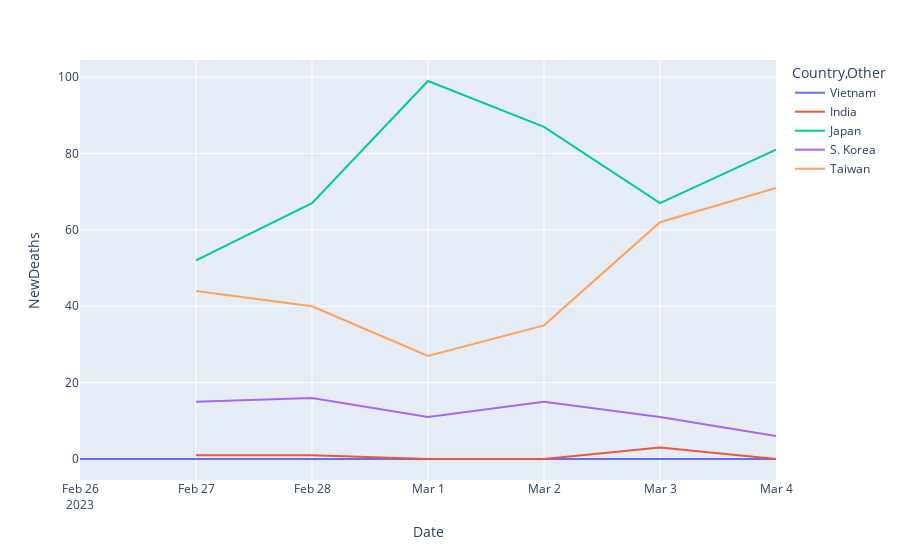

Notebook cell for this chart:
### Code cell
fig = px.line(df[df['Country,Other'].isin(top_5_Tot_Cases_1M_pop)], x='Date', y='NewDeaths', color='Country,Other')
fig.show()

### Figure 1 — Plotly figure (JSON) as saved in the notebook; plotly's stock layout.template omitted (floating-point values rounded to 4 significant figures)
{"data": [{"hovertemplate": "Country,Other=Vietnam<br>Date=%{x}<br>NewDeaths=%{y}<extra></extra>", "legendgroup": "Vietnam", "line": {"color": "#636efa", "dash": "solid"}, "marker": {"symbol": "circle"}, "mode": "lines", "name": "Vietnam", "orientation": "v", "showlegend": true, "type": "scatter", "x": ["2023-02-26T00:00:00", "2023-02-27T00:00:00", "2023-02-28T00:00:00", "2023-03-01T00:00:00", "2023-03-02T00:00:00", "2023-03-03T00:00:00", "2023-03-04T00:00:00"], "xaxis": "x", "y": [0, 0, 0, 0, 0, 0, 0], "yaxis": "y"}, {"hovertemplate": "Country,Other=India<br>Date=%{x}<br>NewDeaths=%{y}<extra></extra>", "legendgroup": "India", "line": {"color": "#EF553B", "dash": "solid"}, "marker": {"symbol": "circle"}, "mode": "lines", "name": "India", "orientation": "v", "showlegend": true, "type": "scatter", "x": ["2023-02-27T00:00:00", "2023-02-28T00:00:00", "2023-03-01T00:00:00", "2023-03-02T00:00:00", "2023-03-03T00:00:00", "2023-03-04T00:00:00"], "xaxis": "x", "y": [1, 1, 0, 0, 3, 0], "yaxis": "y"}, {"hovertemplate": "Country,Other=Japan<br>Date=%{x}<br>NewDeaths=%{y}<extra></extra>", "legendgroup": "Japan", "line": {"color": "#00cc96", "dash": "solid"}, "marker": {"symbol": "circle"}, "mode": "lines", "name": "Japan", "orientation": "v", "showlegend": true, "type": "scatter", "x": ["2023-02-27T00:00:00", "2023-02-28T00:00:00", "2023-03-01T00:00:00", "2023-03-02T00:00:00", "2023-03-03T00:00:00", "2023-03-04T00:00:00"], "xaxis": "x", "y": [52, 67, 99, 87, 67, 81], "yaxis": "y"}, {"hovertemplate": "Country,Other=S. Korea<br>Date=%{x}<br>NewDeaths=%{y}<extra></extra>", "legendgroup": "S. Korea", "line": {"color": "#ab63fa", "dash": "solid"}, "marker": {"symbol": "circle"}, "mode": "lines", "name": "S. Korea", "orientation": "v", "showlegend": true, "type": "scatter", "x": ["2023-02-27T00:00:00", "2023-02-28T00:00:00", "2023-03-01T00:00:00", "2023-03-02T00:00:00", "2023-03-03T00:00:00", "2023-03-04T00:00:00"], "xaxis": "x", "y": [15, 16, 11, 15, 11, 6], "yaxis": "y"}, {"hovertemplate": "Country,Other=Taiwan<br>Date=%{x}<br>NewDeaths=%{y}<extra></extra>", "legendgroup": "Taiwan", "line": {"color": "#FFA15A", "dash": "solid"}, "marker": {"symbol": "circle"}, "mode": "lines", "name": "Taiwan", "orientation": "v", "showlegend": true, "type": "scatter", "x": ["2023-02-27T00:00:00", "2023-02-28T00:00:00", "2023-03-01T00:00:00", "2023-03-02T00:00:00", "2023-03-03T00:00:00", "2023-03-04T00:00:00"], "xaxis": "x", "y": [44, 40, 27, 35, 62, 71], "yaxis": "y"}], "layout": {"legend": {"title": {"text": "Country,Other"}, "tracegroupgap": 0}, "margin": {"t": 60}, "xaxis": {"anchor": "y", "domain": [0, 1], "title": {"text": "Date"}}, "yaxis": {"anchor": "x", "domain": [0, 1], "title": {"text": "NewDeaths"}}}}
